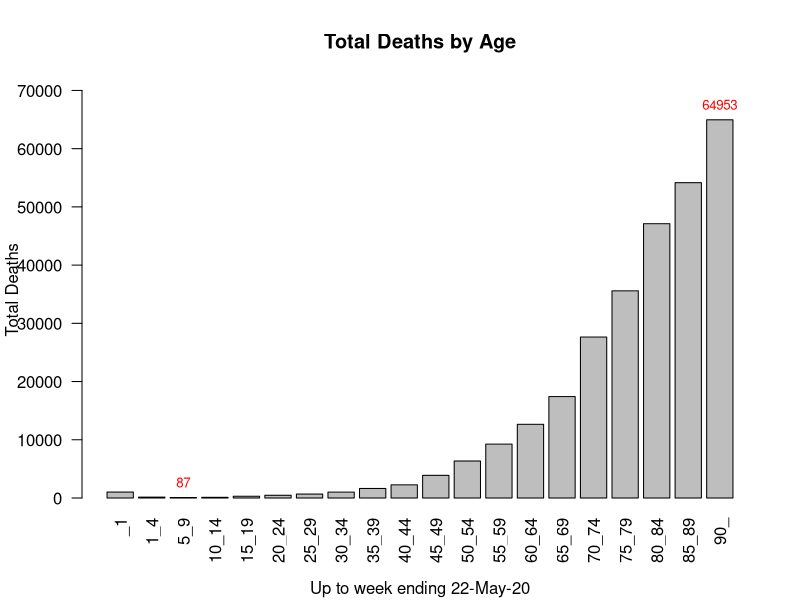
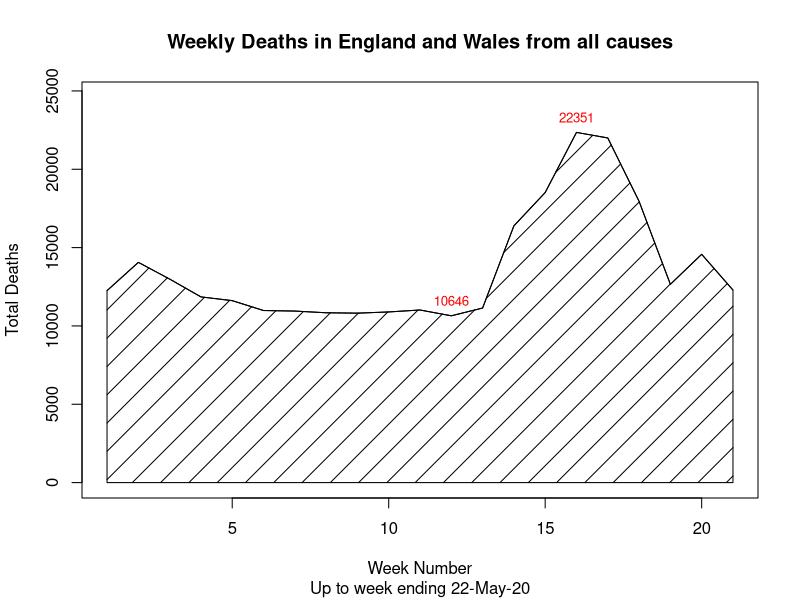
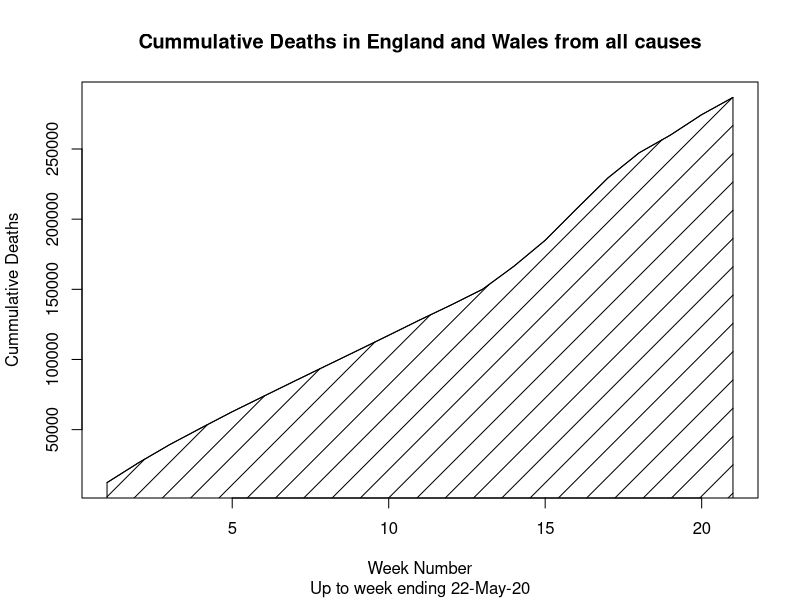
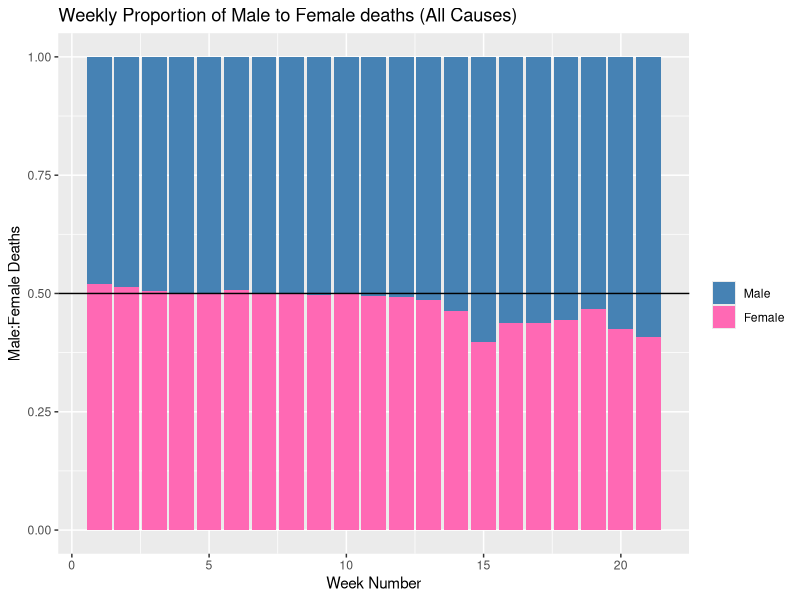
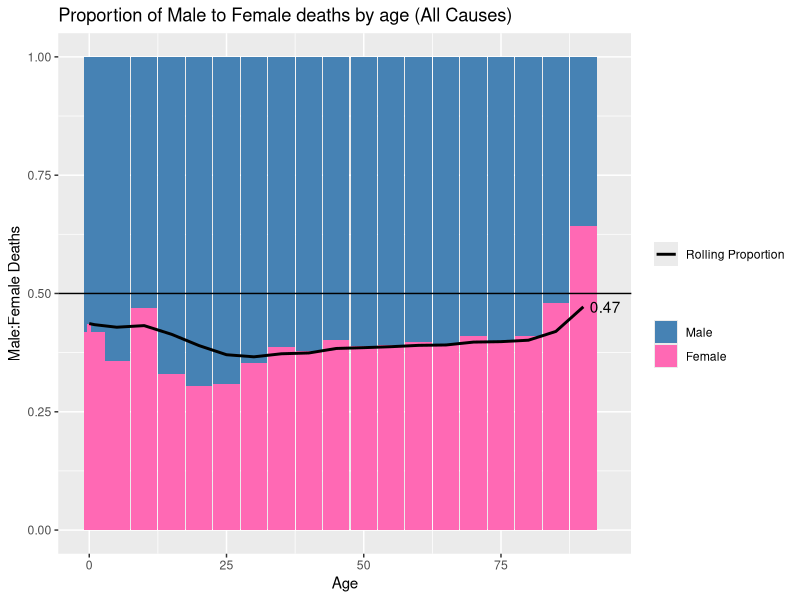
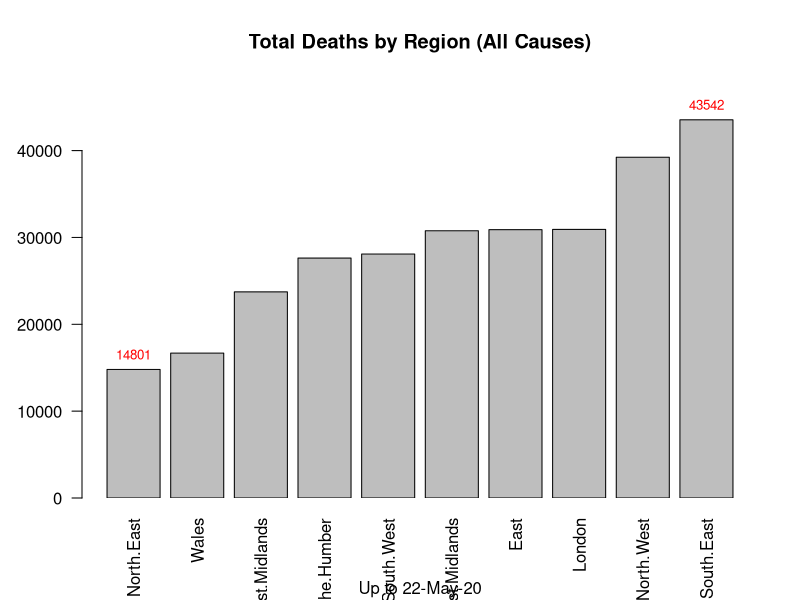
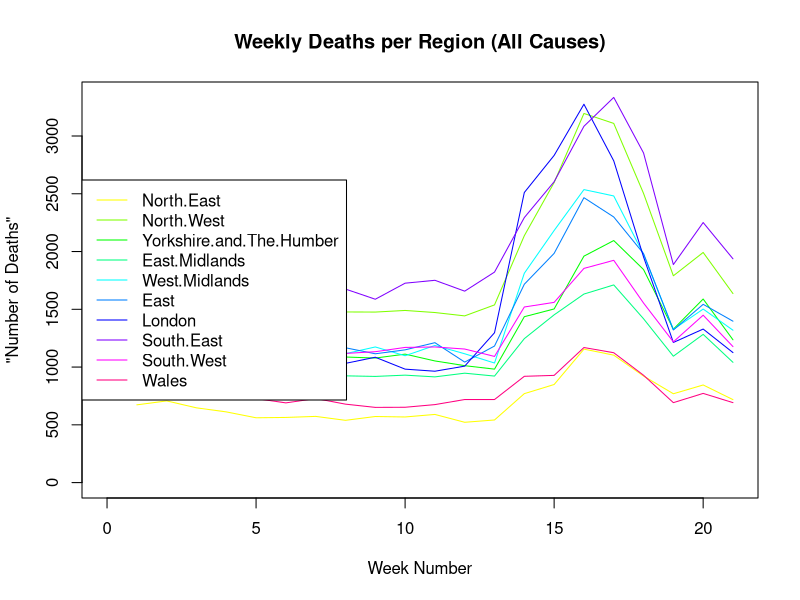
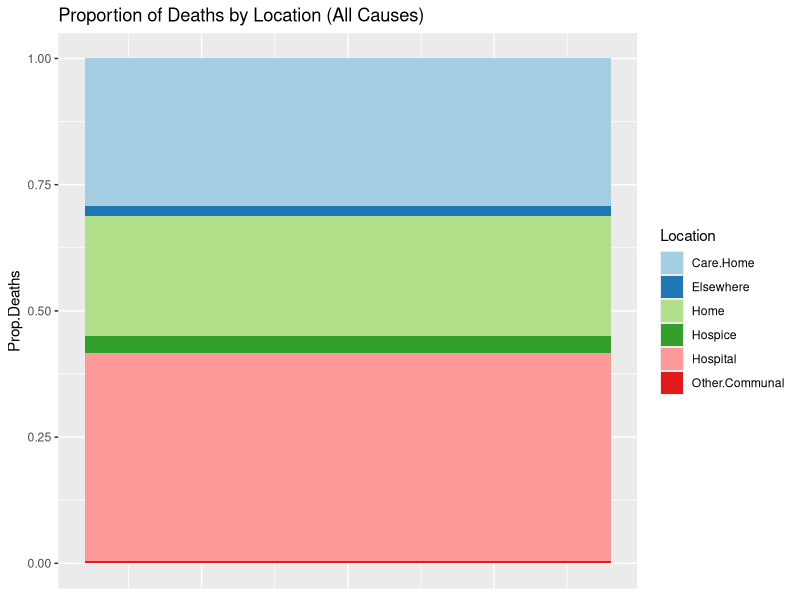

Generate these figures, in order, with R: (Note: this script raises an error after producing the figures.)
## ---- chunk 1
library(ggplot2)
library(reshape2) # melt
library(RColorBrewer) # colour pallettes for ggplot
## ---- chunk 2
# Utility functions
age_range_str<-function(s){
  gsub("\\.","_",gsub("X","",s))
}

age_str_lower_bound<-function(s){
  if (s=="_1") {0}
  else {
    as.integer(strsplit(s,"_")[[1]][1])
  }
}
## ---- chunk 3
weekly_deaths_data<-read.csv("data/deaths/ENG_WAL_Weekly_Deaths_2020.csv")
colnames(weekly_deaths_data)
## ---- chunk 4
total_deaths_by_age<-data.frame(matrix(ncol=2,nrow=0))

for (i in 3:ncol(weekly_deaths_data)) {
  col<-weekly_deaths_data[,i]
  age<-age_range_str(colnames(weekly_deaths_data)[i])
  total_deaths_by_age<-rbind(total_deaths_by_age,c(age,sum(col)))
}

colnames(total_deaths_by_age)<-c("Age","Total.Deaths")
total_deaths_by_age$Total.Deaths<-sapply(total_deaths_by_age$Total.Deaths,as.integer)

labels<-total_deaths_by_age$Total.Deaths
labels[which(labels!=max(labels) & labels!=min(labels))]<-""

p<-barplot(total_deaths_by_age$Total.Deaths,las=2,xpd=TRUE,names=total_deaths_by_age$Age,ylab="Total Deaths",main="Total Deaths by Age",sub=paste("Up to week ending",tail(weekly_deaths_data$Week.Ended,n=1)),ylim=c(0,max(total_deaths_by_age$Total.Deaths)*1.1))
p<-text(x=p,y=total_deaths_by_age$Total.Deaths,label=labels,pos=3,cex=0.8,col="red")
## ---- chunk 5
total_weekly_deaths<-data.frame(cbind(weekly_deaths_data[1:2],rowSums(weekly_deaths_data[-1:-2])))
colnames(total_weekly_deaths)[3]<-"Total.Deaths"

labels<-total_weekly_deaths$Total.Deaths
labels[which(labels!=max(labels) & labels!=min(labels))]<-""

p<-plot(x=total_weekly_deaths$Week.Number,y=total_weekly_deaths$Total.Deaths,type="l",xlab="Week Number",ylab="Total Deaths",ylim=c(0,max(total_weekly_deaths$Total.Deaths)*1.1),main="Weekly Deaths in England and Wales from all causes",sub=paste("Up to week ending",tail(total_weekly_deaths$Week.Ended,n=1)))
p<-text(x=total_weekly_deaths$Week.Number,y=total_weekly_deaths$Total.Deaths,label=labels,pos=3,cex=0.8,col="red")
p<-polygon(x=c(1,total_weekly_deaths$Week.Number,21),y=c(0,total_weekly_deaths$Total.Deaths,0),density=5,col="black")
## ---- chunk 6
cummulative_deaths<-data.frame(cbind(weekly_deaths_data[1:2],cumsum(total_weekly_deaths[3])))
colnames(cummulative_deaths)[3]<-"Cumm.Deaths"

p<-plot(x=cummulative_deaths$Week.Number,y=cummulative_deaths$Cumm.Deaths,type="l",xlab="Week Number",ylab="Cummulative Deaths",main="Cummulative Deaths in England and Wales from all causes",sub=paste("Up to week ending",tail(cummulative_deaths$Week.Ended,n=1)))
p<-polygon(x=c(1,cummulative_deaths$Week.Number,21),y=c(0,cummulative_deaths$Cumm.Deaths,0),density=5,col="black")
## ---- chunk 7
weekly_male_deaths_data<-read.csv("data/deaths/ENG_WAL_Weekly_Deaths_Male_2020.csv")
weekly_female_deaths_data<-read.csv("data/deaths/ENG_WAL_Weekly_Deaths_Female_2020.csv")
colnames(weekly_male_deaths_data)
## ---- chunk 8
prop_gender_weekly_deaths<-data.frame(matrix(ncol=4,nrow=0))

for (i in 1:nrow(weekly_male_deaths_data)) {
  male_row<-weekly_male_deaths_data[i,]
  female_row<-weekly_female_deaths_data[i,]
  total_deaths<-sum(male_row[-1:-2])+sum(female_row[-1:-2])
  
  prop_gender_weekly_deaths<-rbind(prop_gender_weekly_deaths,cbind(male_row[1:2],sum(male_row[-1:-2])/total_deaths,sum(female_row[-1:-2])/total_deaths))
}
colnames(prop_gender_weekly_deaths)[3:4]<-c("Male","Female")

long_data<-melt(data=prop_gender_weekly_deaths,id.vars=c("Week.number"),measure.vars=c("Male","Female"))

p<-ggplot(data=long_data,aes(x=Week.number)) +
  ylab("Male:Female Deaths") +
  xlab("Week Number") +
  ggtitle("Weekly Proportion of Male to Female deaths (All Causes)") +
  geom_bar(aes(y=value,fill=variable),stat="Identity") +
  geom_hline(yintercept=.5) + # Expected
  scale_fill_manual("",values=c("steelblue","hotpink"))
p
## ---- chunk 9
prop_gender_age_deaths<-data.frame(matrix(ncol=4,nrow=0))
week_cap<-tail(weekly_male_deaths_data$Week.number,n=1)
#week_cap<-5

for (i in 3:ncol(weekly_male_deaths_data)) {
  age<-age_range_str(colnames(weekly_male_deaths_data)[i])
  
  male_col<-weekly_male_deaths_data[1:week_cap,i]
  female_col<-weekly_female_deaths_data[1:week_cap,i]
  total_deaths<-sum(male_col)+sum(female_col)
  
  rolling_prop<-sum(weekly_female_deaths_data[1:week_cap,3:i])/(sum(weekly_male_deaths_data[1:week_cap,3:i])+sum(weekly_female_deaths_data[1:week_cap,3:i]))
  
  prop_gender_age_deaths<-rbind(prop_gender_age_deaths,c(age,sum(male_col)/total_deaths,sum(female_col)/total_deaths,rolling_prop))
}
colnames(prop_gender_age_deaths)<-c("Age_Lower_Bound","Male","Female","rolling_prop")
prop_gender_age_deaths[-1]<-sapply(prop_gender_age_deaths[-1],as.double)
prop_gender_age_deaths$Age_Lower_Bound<-sapply(prop_gender_age_deaths$Age_Lower_Bound,age_str_lower_bound)

overall_gender_ratio<-sum(weekly_female_deaths_data[1:week_cap,-1:-2])/((sum(weekly_male_deaths_data[1:week_cap,-1:-2]))+sum(weekly_female_deaths_data[1:week_cap,-1:-2]))

long_data<-melt(data=prop_gender_age_deaths,id.vars=c("Age_Lower_Bound","rolling_prop"),measure.vars=c("Male","Female"))
widths<-c(diff(prop_gender_age_deaths$Age_Lower_Bound),5)-.2 # widths of bars

p<-ggplot(data=long_data,aes(x=Age_Lower_Bound)) +
  ylab("Male:Female Deaths") +
  xlab("Age") +
  ggtitle("Proportion of Male to Female deaths by age (All Causes)") +
  geom_bar(aes(y=value,fill=variable),stat="Identity",width=widths) +
  geom_line(aes(y=rolling_prop,color="Rolling Proportion"),size=1) +
  geom_hline(aes(yintercept=.5)) +
  scale_colour_manual(" ", values="black") +
  scale_fill_manual("",values=c("steelblue","hotpink")) +
  annotate("text",x=tail(prop_gender_age_deaths$Age_Lower_Bound+3,n=1)+1,y=tail(rolling_prop,n=1),label=round(tail(rolling_prop,n=1),2),colour="black")
p
## ---- chunk 10
weekly_region_death_data<-read.csv("data/deaths/ENG_WAL_Weekly_Deaths_Regional_2020.csv")
head(weekly_region_death_data)

## ---- chunk 11
total_deaths_by_region<-data.frame(cbind(colnames(weekly_region_death_data)[-1:-2],colSums(weekly_region_death_data[-1:-2])))
colnames(total_deaths_by_region)<-c("Region","Total.Deaths")
total_deaths_by_region$Total.Deaths<-sapply(total_deaths_by_region$Total.Deaths,as.integer)
total_deaths_by_region<-total_deaths_by_region[order(total_deaths_by_region$Total.Deaths),]

labels<-total_deaths_by_region$Total.Deaths
labels[which(labels!=max(labels) & labels!=min(labels))]<-""

p<-barplot(total_deaths_by_region$Total.Deaths,names=total_deaths_by_region$Region,las=2,xpd=FALSE,ylim=c(0,max(total_deaths_by_region$Total.Deaths)*1.1),main="Total Deaths by Region (All Causes)",sub=paste("Up to",tail(weekly_region_death_data$Week.ended,n=1)))
p<-text(x=p,y=total_deaths_by_region$Total.Deaths,label=labels,pos=3,cex=0.8,col="red")
## ---- chunk 12
colours<-rainbow(ncol(weekly_region_death_data))

p<-plot(1,type="n",xlim=c(0,max(weekly_region_death_data$Week.number)),ylim=c(0,max(weekly_region_death_data[-1:-2])),xlab="Week Number",y="Number of Deaths",main="Weekly Deaths per Region (All Causes)")
for (i in 3:ncol(weekly_region_death_data)) {
  col<-weekly_region_death_data[,i]
  p<-lines(x=weekly_region_death_data$Week.number,y=col,col=colours[i])
}
p<-legend("left",legend=colnames(weekly_region_death_data)[-1:-2],col=colours[-1:-2],lty=1)
## ---- chunk 13
weekly_location_death_data<-read.csv("data/deaths/ENG_WAL_Weekly_Deaths_Location_2020.csv")
colnames(weekly_location_death_data)[c(4,7)]<-c("Hospital","Other.Communal")
head(weekly_location_death_data)
## ---- chunk 14
prop_deaths_by_location<-data.frame(matrix(nrow=0,ncol=0))
total_deaths<-sum(weekly_location_death_data[-1:-2])

for (i in 3:length(weekly_location_death_data)) {
  col<-weekly_location_death_data[,i]
  loc<-colnames(weekly_location_death_data)[i]
  prop_deaths_by_location<-rbind(prop_deaths_by_location,c(loc,sum(col)/total_deaths))
}
colnames(prop_deaths_by_location)<-c("Location","Prop.Deaths")
prop_deaths_by_location$Prop.Deaths<-sapply(prop_deaths_by_location$Prop.Deaths,as.double)

p<-ggplot(data=prop_deaths_by_location, aes(x=1,y=Prop.Deaths,fill=Location)) +
  geom_bar(stat="identity",position="stack") +
  scale_fill_manual(values=brewer.pal(name="Paired", n = nrow(prop_deaths_by_location))) +
  theme(axis.title.x=element_blank(),axis.text.x=element_blank(),axis.ticks.x=element_blank()) +
  ggtitle("Proportion of Deaths by Location (All Causes)")
p
## ---- chunk 15
colours<-rainbow(ncol(weekly_location_death_data))

p<-plot(1,type="n",xlim=c(min(weekly_location_death_data$Week.number),max(weekly_location_death_data$Week.number)),ylim=c(0,max(weekly_location_death_data[-1:-2])),xlab="Week Number",ylab="Number of Deaths",main="Weekly Deaths per Location (All Causes)")
for (i in 3:ncol(weekly_location_death_data)) {
  col<-weekly_location_death_data[,i]
  p<-lines(x=weekly_location_death_data$Week.number,y=col,col=colours[i])
}
p<-legend("left",legend=colnames(cum_region_deaths)[-1:-2],col=colours[-1:-2],lty=1)
## ---- chunk 16
location_deaths_weekly_proportion<-cbind(weekly_location_death_data[1:2],weekly_location_death_data[-1:-2]/rowSums(weekly_location_death_data[-1:-2]))

long_data<-melt(data=location_deaths_weekly_proportion,id.vars=c("Week.number"),measure.vars=colnames(location_deaths_weekly_proportion[-1:-2]))

p<-ggplot(data=long_data,aes(x=Week.number)) +
  ylab("Proportion of All Deaths") +
  xlab("Week Number") +
  ggtitle("Proportion of Weekly Deaths by Location (All Causes)") +
  geom_bar(aes(y=value,fill=variable),stat="Identity")
p
## ---- chunk 17
cum_location_deaths<-cumsum(weekly_location_death_data[-1:-2])
cum_location_deaths<-data.frame(cbind(weekly_location_death_data[1:2],cum_location_deaths))

colours<-rainbow(ncol(weekly_location_death_data))

p<-plot(1,type="n",xlim=c(min(cum_location_deaths$Week.number),max(cum_location_deaths$Week.number)),ylim=c(0,max(cum_location_deaths[-1:-2])),xlab="Week Number",ylab="Number of Deaths",main="Cummulative Weekly Deaths per Location")
for (i in 3:ncol(cum_location_deaths)) {
  col<-cum_location_deaths[,i]
  p<-lines(x=cum_location_deaths$Week.number,y=col,col=colours[i])
}
p<-legend("left",legend=colnames(cum_location_deaths)[-1:-2],col=colours[-1:-2],lty=1)
